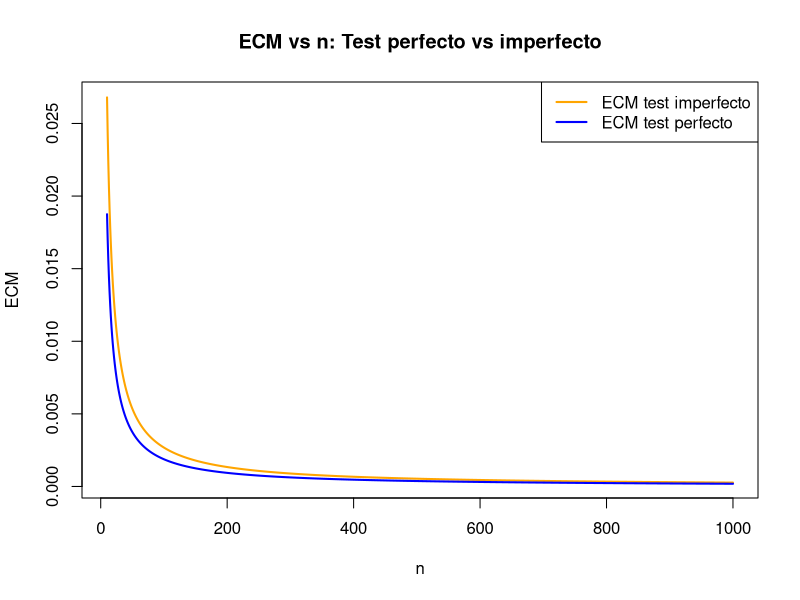
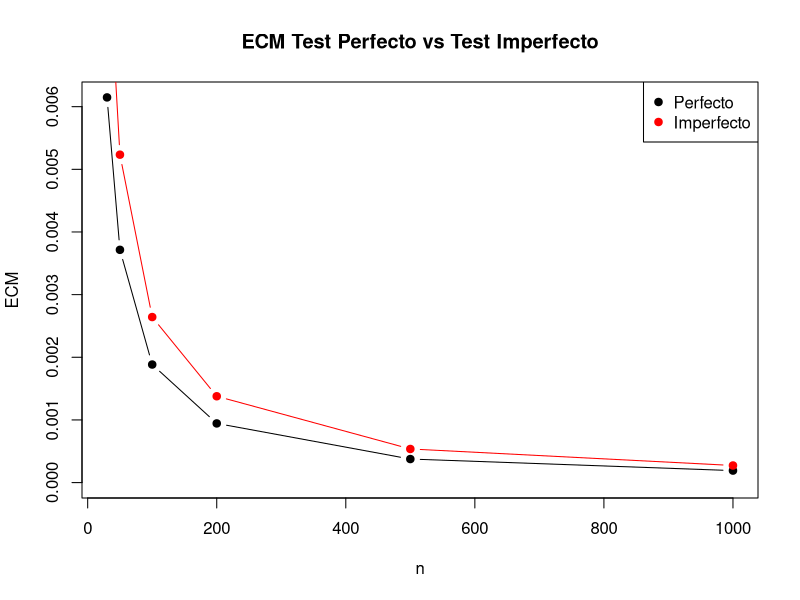
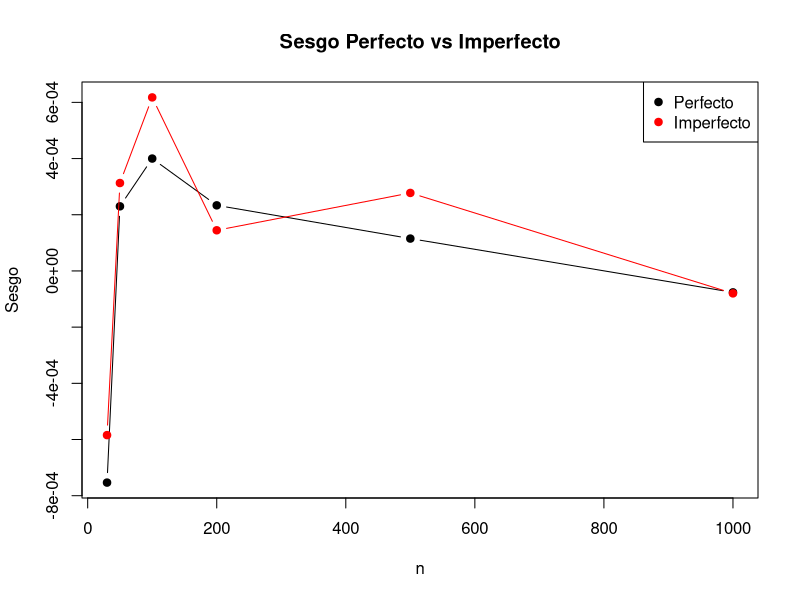
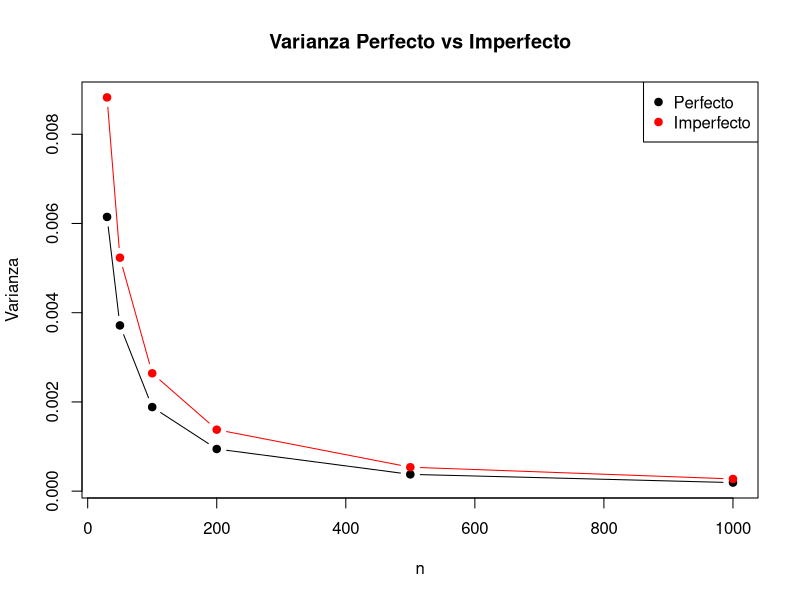

Generate these figures, in order, with R:
set.seed(43)

#####PARTE 1#########

#1.5 Cubrimiento empírico mediante simulación Monte Carlo


tita <- 0.25
ns <-  c(10, 20, 50, 100, 1000, 10000)  #valores de n para los cuales vamos a evaluar la cobertura
Nrep <- 5000                            #empirica
z <- qnorm(0.975)

cubrimientoN <- 0

for (j in seq_along(ns)){
  n <- ns[j]
  cubrimiento <- 0
  
  for(i in 1:Nrep){                                         #repito el experimento 5000 veces.
    muestra <- rbinom(1,n,tita)
    
    estTita <- muestra/n
    termino <- z * sqrt((estTita*(1-estTita))/n)
    intervalo <- c(estTita - termino, estTita + termino)
    
    cubrimiento[i] <- intervalo[1] <= tita && tita <= intervalo[2]
  }
  
  cubrimientoN[j] <- mean(cubrimiento)                  #promedio de veces que el valor real de 
                                                        #tita cayó en el intervalo.
}

cubrimientoEmpirico <- data.frame(n = ns, cubrimiento = cubrimientoN)

#### 2.1.6 ####

# Parámetros

Se <- 0.9
Sp <- 0.95

# p real del test imperfecto
p <- (Se + Sp - 1)*tita + (1 - Sp)

# Rango de n
ns <- 10:1000

# ECM del test perfecto
ECM_perfecto <- tita*(1 - tita) / ns

# ECM del test imperfecto 
ECM_imperfecto <- p*(1 - p) / (ns * (Se + Sp - 1)^2)

# Gráfico
plot(ns, ECM_imperfecto,
     type="l", col="orange", lwd=2,
     xlab="n", ylab="ECM",
     main="ECM vs n: Test perfecto vs imperfecto")

lines(ns, ECM_perfecto, col="blue", lwd=2)

legend("topright",
       legend=c("ECM test imperfecto", "ECM test perfecto"),
       col=c("orange", "blue"), lwd=2)


#### 2.1.7 ####


ns <- c(30, 50, 100, 200, 500, 1000)   # tamaños muestrales
R  <- 10000                            # número de simulaciones

### Función para el estimador de momentos
tita_momentos <- function(p_hat, Se, Sp){
  (p_hat - (1 - Sp)) / (Se + Sp - 1)
}

### TABLA PARA GUARDAR RESULTADOS


resultados <- data.frame(
  n = ns,
  sesg_perf = NA,
  var_perf  = NA,
  ecm_perf  = NA,
  sesg_imp  = NA,
  var_imp   = NA,
  ecm_imp   = NA
)

### SIMULACIONES


for (i in 1:length(ns)) {
  
  n <- ns[i]
  
  # vectores para guardar simulaciones
  est_perf <- numeric(R)
  est_imp  <- numeric(R)
  
  for (r in 1:R) {
    
    ###Simulo Y ~ Bernoulli(theta)
    Y <- rbinom(n, 1, tita)
    
    ### Simulo T dado Y
    T <- ifelse(Y == 1, 
                rbinom(n, 1, Se),
                rbinom(n, 1, 1 - Sp))
    
    ### Estimador perfecto
    est_perf[r] <- mean(Y)
    
    ### Estimador imperfecto
    p_hat <- mean(T)
    est_imp[r] <- tita_momentos(p_hat, Se, Sp)
  }
  
  
  # test perfecto
  sesg_p <- mean(est_perf) - tita
  var_p  <- var(est_perf)
  ecm_p  <- var_p + sesg_p^2
  
  # test imperfecto
  sesg_i <- mean(est_imp) - tita
  var_i  <- var(est_imp)
  ecm_i  <- var_i + sesg_i^2
  
  # guardo
  resultados$sesg_perf[i] <- sesg_p
  resultados$var_perf[i]  <- var_p
  resultados$ecm_perf[i]  <- ecm_p
  
  resultados$sesg_imp[i] <- sesg_i
  resultados$var_imp[i]  <- var_i
  resultados$ecm_imp[i]  <- ecm_i
}


print(resultados)

### GRAFICAR ECM PARA COMPARAR

plot(resultados$n, resultados$ecm_perf,
     type="b", pch=19, ylim=c(0, max(resultados$ecm_perf)),
     xlab="n", ylab="ECM",
     main="ECM Test Perfecto vs Test Imperfecto")

lines(resultados$n, resultados$ecm_imp, type="b", pch=19, col="red")

legend("topright",
       legend=c("Perfecto", "Imperfecto"),
       col=c("black","red"), pch=19)


### GRAFICAR SESGO
# Calcular límites mínimos y máximos del sesgo en ambos tests, porque si no se corta el grafico a la mitad
lim_inf <- min(resultados$sesg_perf, resultados$sesg_imp)
lim_sup <- max(resultados$sesg_perf, resultados$sesg_imp)

# Graficar el sesgo 
plot(resultados$n, resultados$sesg_perf,
     type="b", pch=19,
     xlab="n", ylab="Sesgo",
     ylim = c(lim_inf, lim_sup),
     main="Sesgo Perfecto vs Imperfecto")

lines(resultados$n, resultados$sesg_imp,
      type="b", pch=19, col="red")

legend("topright",
       legend=c("Perfecto", "Imperfecto"),
       col=c("black", "red"),
       pch=19)

### GRAFICAR VARIANZA

plot(resultados$n, resultados$var_perf,
     type="b", pch=19, ylim=range(c(resultados$var_perf, resultados$var_imp)),
     xlab="n", ylab="Varianza",
     main="Varianza Perfecto vs Imperfecto")
lines(resultados$n, resultados$var_imp, type="b", pch=19, col="red")
legend("topright",
       legend=c("Perfecto", "Imperfecto"),
       col=c("black","red"), pch=19)
